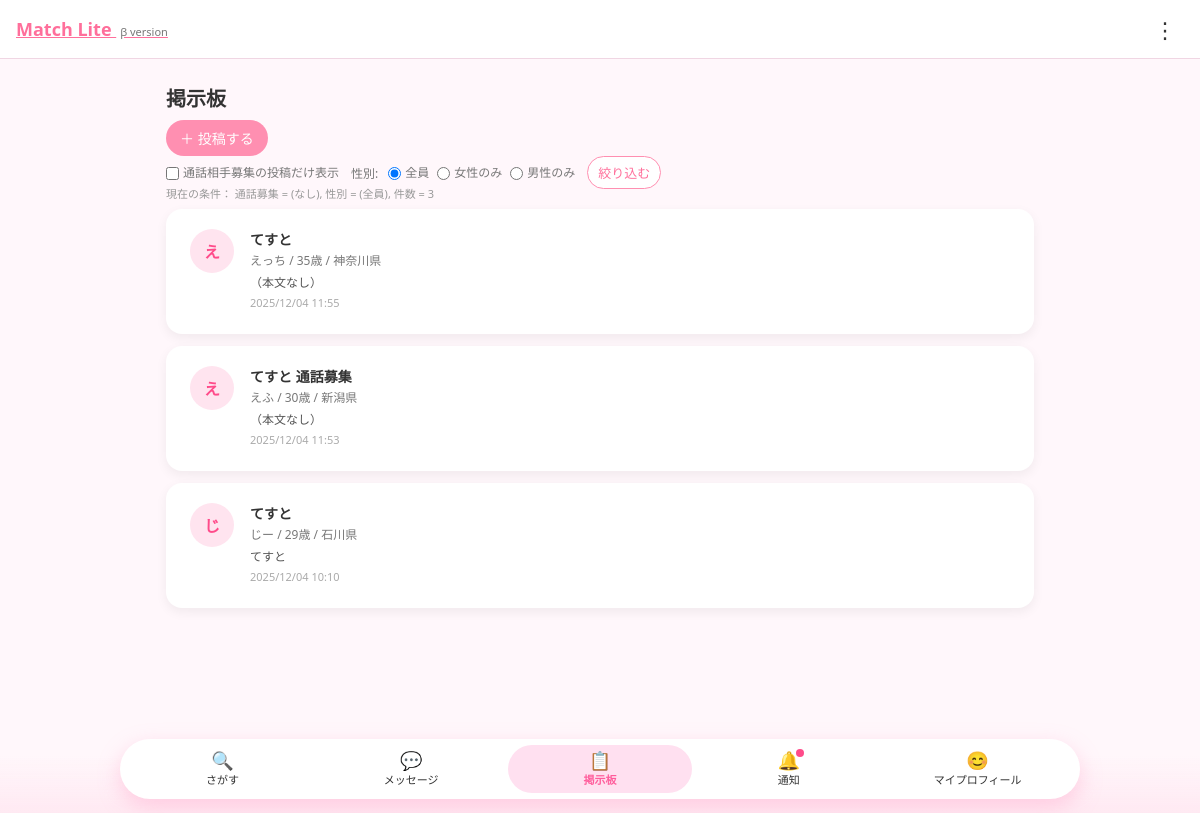
Screenshot of /profile/board/ (signed in) with the database file from the repository.
### matching/models.py (models this page shows, shortened)
class BoardPost(models.Model):
    author = models.ForeignKey(
        "UserProfile",
        on_delete=models.CASCADE,
        related_name="board_posts",
    )
    title = models.CharField("タイトル", max_length=100)
    body = models.TextField("本文", blank=True)
    image = models.ImageField(
        "画像",
        upload_to="board_images/",
        blank=True,
        null=True,
    )
    is_call_invite = models.BooleanField(
        "通話相手を募集する",
        default=False,
    )
    created_at = models.DateTimeField(auto_now_add=True)
    class Meta:
        ordering = ["-created_at"]

class UserProfile(models.Model):
    GENDER_CHOICES = [
        ("M", "男性"),
        ("F", "女性"),
        ("O", "その他"),
    ]
    PREF_CHOICES = [
        ("北海道", "北海道"),
        ("青森県", "青森県"),
        ("岩手県", "岩手県"),
        ("宮城県", "宮城県"),
        ("秋田県", "秋田県"),
        ("山形県", "山形県"),
        ("福島県", "福島県"),
        ("茨城県", "茨城県"),
        ("栃木県", "栃木県"),
        ("群馬県", "群馬県"),
        ("埼玉県", "埼玉県"),
        ("千葉県", "千葉県"),
        ("東京都", "東京都"),
        ("神奈川県", "神奈川県"),
        ("新潟県", "新潟県"),
        ("富山県", "富山県"),
        ("石川県", "石川県"),
        ("福井県", "福井県"),
        ("山梨県", "山梨県"),
        ("長野県", "長野県"),
        ("岐阜県", "岐阜県"),
        ("静岡県", "静岡県"),
        ("愛知県", "愛知県"),
        ("三重県", "三重県"),
        ("滋賀県", "滋賀県"),
        ("京都府", "京都府"),
        ("大阪府", "大阪府"),
        ("兵庫県", "兵庫県"),
        ("奈良県", "奈良県"),
        ("和歌山県", "和歌山県"),
        ("鳥取県", "鳥取県"),
        ("島根県", "島根県"),
        ("岡山県", "岡山県"),
        ("広島県", "広島県"),
        ("山口県", "山口県"),
        ("徳島県", "徳島県"),
        ("香川県", "香川県"),
        ("愛媛県", "愛媛県"),
        ("高知県", "高知県"),
        ("福岡県", "福岡県"),
        ("佐賀県", "佐賀県"),
        ("長崎県", "長崎県"),
        ("熊本県", "熊本県"),
        ("大分県", "大分県"),
        ("宮崎県", "宮崎県"),
        ("鹿児島県", "鹿児島県"),
        ("沖縄県", "沖縄県"),
    ]
    PURPOSE_CHOICES = [
        ("friend", "友達作り"),
        ("love", "恋人探し"),
        ("both", "友達も恋人も両方"),
        ("hobby", "趣味友達"),
        ("talk", "暇つぶし・話し相手"),
    ]
    user = models.OneToOneField(
        settings.AUTH_USER_MODEL,
        on_delete=models.CASCADE,
        related_name="profile",
        null=True,
        blank=True,
    )
    nickname = models.CharField(max_length=50)
    age_range = models.CharField(max_length=20, blank=True)
    area = models.CharField(max_length=50, blank=True)
    purpose = models.CharField(
        "利用目的",
        max_length=20,
        choices=PURPOSE_CHOICES,
        blank=True,
    )
    job = models.CharField(max_length=50, blank=True)        # 職業
    income = models.IntegerField(blank=True, null=True)      # 年収（数字で保存）
    prefecture = models.CharField(
        max_length=10,
        choices=PREF_CHOICES,
        blank=True,
        verbose_name="居住地",
    )
    gender = models.CharField(
        max_length=1,
        choices=GENDER_CHOICES,
        blank=True,
        null=True,
        verbose_name="性別",
    )
    bio = models.TextField(blank=True)  # ひとこと自己紹介
    avatar = models.ImageField(
        upload_to="avatars/",
        blank=True,
        null=True,
    )
    last_checked_messages = models.DateTimeField(null=True, blank=True)
    last_checked_likes = models.DateTimeField(null=True, blank=True)
    last_checked_matches = models.DateTimeField(null=True, blank=True)

### matching/views.py (the view)
# urls.py: path("board/", views.board_list, name="board_list"),
@login_required
def board_list(request):
    posts = BoardPost.objects.select_related("author").order_by("-created_at")
    call_only = request.GET.get("call_only", "")
    gender = request.GET.get("gender", "")  # 'M' / 'F' / '' を想定
    if call_only == "1":
        posts = posts.filter(is_call_invite=True)
    if gender in ["M", "F"]:
        posts = posts.filter(author__gender=gender)
    paginator = Paginator(posts, 20)
    page_number = request.GET.get("page")
    page_obj = paginator.get_page(page_number)
    context = {
        "page_obj": page_obj,
        "call_only": call_only,
        "gender": gender,
        "current_tab": "board",
    }
    return render(request, "matching/board_list.html", context)

### templates/matching/board_list.html (shortened to what this page needs)
{% extends "matching/base.html" %}
{% block content %}
<div class="page-section">
  <div class="page-title-row">
    <h1 class="page-title">掲示板</h1>
    <a href="{% url 'board_create' %}" class="btn-primary">
      ＋ 投稿する
    </a>
  </div>
  <div class="filter-row">
    <form method="get" class="filter-form">
      <label class="filter-label">
        <input type="checkbox" name="call_only" value="1"
               {% if call_only == '1' %}checked{% endif %}>
        通話相手募集の投稿だけ表示
      </label>
      <div class="filter-gender-group">
        <span class="filter-gender-group-title">性別:</span>
        <label class="filter-label">
          <input type="radio" name="gender" value=""
                 {% if not gender %}checked{% endif %}>
          全員
        </label>
        <label class="filter-label">
          <input type="radio" name="gender" value="F"
                 {% if gender == 'F' %}checked{% endif %}>
          女性のみ
        </label>
        <label class="filter-label">
          <input type="radio" name="gender" value="M"
                 {% if gender == 'M' %}checked{% endif %}>
          男性のみ
        </label>
      </div>
      <button type="submit" class="btn-ghost btn-sm">
        絞り込む
      </button>
    </form>
  </div>
  <p style="font-size:11px; color:#999; margin-top:-4px; margin-bottom:8px;">
    現在の条件：
    通話募集 = {{ call_only|default:"(なし)" }},
    性別 = {{ gender|default:"(全員)" }},
    件数 = {{ page_obj.paginator.count }}
  </p>
  {% if page_obj.object_list %}
    <div style="display:flex; flex-direction:column; gap:12px;">
      {% for post in page_obj.object_list %}
        <a href="{% url 'board_detail' post.pk %}"
           class="card"
           style="display:flex; gap:12px; text-decoration:none; color:inherit; align-items:flex-start;">
          <div style="
              width:52px;
              flex-shrink:0;
              display:flex;
              flex-direction:column;
              align-items:center;
              gap:4px;
          ">
            {% if post.author.avatar %}
              <img src="{{ post.author.avatar.url }}"
                   alt="{{ post.author.nickname }} さん"
                   style="width:44px;height:44px;border-radius:50%;object-fit:cover;">
            {% else %}
              <div style="
                  width:44px;height:44px;border-radius:50%;
                  background:#ffe4ef;color:#ff4b8a;
                  display:flex;align-items:center;justify-content:center;
                  font-weight:bold;
              ">
                {{ post.author.nickname|first|default:"?" }}
              </div>
            {% endif %}
          </div>
          <div style="flex:1; display:flex; gap:8px;">
            <div style="flex:1;">
              <div style="font-size:14px; font-weight:600; margin-bottom:2px;">
                {{ post.title }}
                {% if post.is_call_invite %}
                  <span class="pill">通話募集</span>
                {% endif %}
              </div>
              <div style="font-size:12px; color:#777; margin-bottom:4px;">
                {{ post.author.nickname }}
                {% if post.author.age_range %} / {{ post.author.age_range }}歳{% endif %}
                {% if post.author.prefecture %} / {{ post.author.prefecture }}{% endif %}
              </div>
              <div style="font-size:12px; color:#555; max-height:2.8em; overflow:hidden;">
                {{ post.body|default:"（本文なし）" }}
              </div>
              <div style="font-size:11px; color:#aaa; margin-top:4px;">
                {{ post.created_at|date:"Y/m/d H:i" }}
              </div>
            </div>
          </div>
        </a>
      {% endfor %}
    </div>
  {% else %}
    <p class="muted">
      まだ投稿がありません。最初の投稿をしてみましょう。
    </p>
  {% endif %}
</div>
{% endblock %}

### rows the page displays
BoardPost: author.nickname|first "え", title "てすと", author.nickname "えっち", author.age_range "35", author.prefecture "神奈川県", body "（本文なし）", created_at "2025/12/04 11:55"
BoardPost: author.nickname|first "え", title "てすと", is_call_invite "通話募集", author.nickname "えふ", author.age_range "30", author.prefecture "新潟県", body "（本文なし）", created_at "2025/12/04 11:53"
BoardPost: author.nickname|first "じ", title "てすと", author.nickname "じー", author.age_range "29", author.prefecture "石川県", body "てすと", created_at "2025/12/04 10:10"

### other values shown
{{ call_only|default:"(なし)" }} "(なし)"
{{ gender|default:"(全員)" }} "(全員)"
{{ page_obj.paginator.count }} "3"
